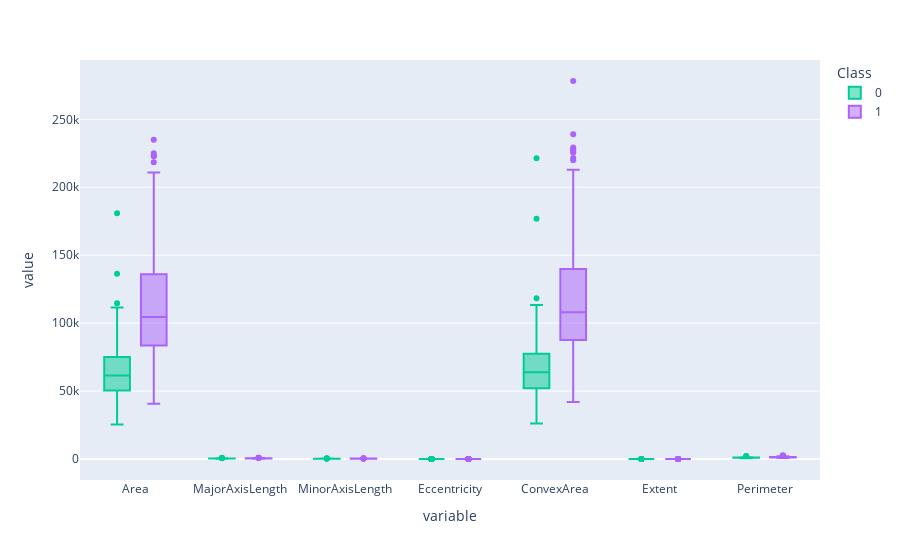

Notebook source saved alongside this figure:
### Code cell
fig = px.box(df, color="Class", color_discrete_map={"Kecimen":'#FF0000',"Besni":'#00FF00'})
fig.show()

### Figure 1 — Plotly figure (JSON) as saved in the notebook; plotly's stock layout.template omitted (floating-point values rounded to 4 significant figures; data arrays with more than 128 entries replaced by an {"elided": "..."} marker saying what was removed)
{"data": [{"alignmentgroup": "True", "hovertemplate": "Class=0<br>variable=%{x}<br>value=%{y}<extra></extra>", "legendgroup": "0", "marker": {"color": "#00cc96"}, "name": "0", "notched": false, "offsetgroup": "0", "orientation": "v", "showlegend": true, "type": "box", "x": {"elided": "3150 str values"}, "x0": " ", "xaxis": "x", "y": {"elided": "3150 float values"}, "y0": " ", "yaxis": "y"}, {"alignmentgroup": "True", "hovertemplate": "Class=1<br>variable=%{x}<br>value=%{y}<extra></extra>", "legendgroup": "1", "marker": {"color": "#ab63fa"}, "name": "1", "notched": false, "offsetgroup": "1", "orientation": "v", "showlegend": true, "type": "box", "x": {"elided": "3150 str values"}, "x0": " ", "xaxis": "x", "y": {"elided": "3150 float values"}, "y0": " ", "yaxis": "y"}], "layout": {"boxmode": "group", "legend": {"title": {"text": "Class"}, "tracegroupgap": 0}, "margin": {"t": 60}, "xaxis": {"anchor": "y", "domain": [0, 1], "title": {"text": "variable"}}, "yaxis": {"anchor": "x", "domain": [0, 1], "title": {"text": "value"}}}}
